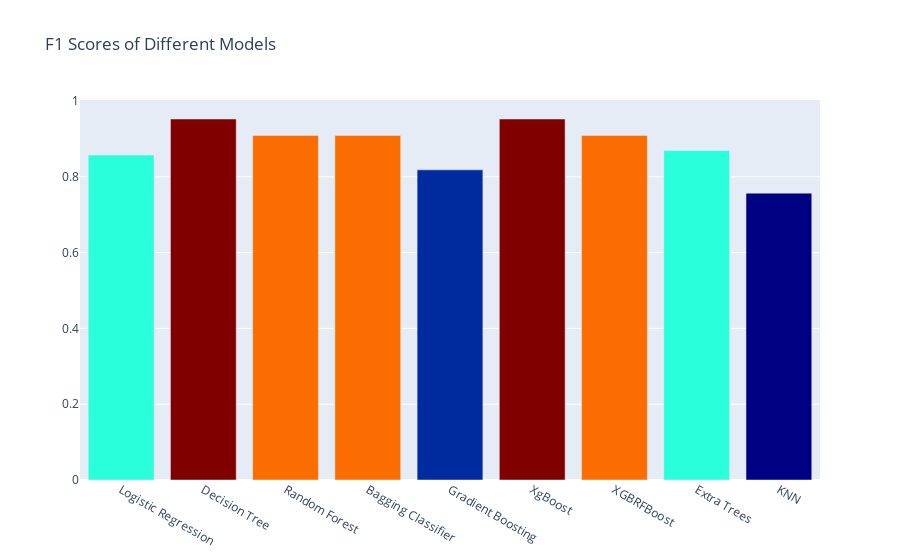

The notebook cell saved with this chart:
### Code cell
import plotly.graph_objects as go

fig = go.Figure(go.Bar(x=model_names, y = f1_scores,
                       marker = dict(color = scores, colorscale = 'Jet')))
fig.update_layout(title = 'F1 Scores of Different Models')
fig.show()

### Figure 1 — Plotly figure (JSON) as saved in the notebook; plotly's stock layout.template omitted (floating-point values rounded to 4 significant figures)
{"data": [{"marker": {"color": [0.9, 0.9667, 0.9333, 0.9333, 0.8667, 0.9667, 0.9333, 0.9, 0.85], "colorscale": [[0, "rgb(0,0,131)"], [0.2, "rgb(0,60,170)"], [0.4, "rgb(5,255,255)"], [0.6, "rgb(255,255,0)"], [0.8, "rgb(250,0,0)"], [1, "rgb(128,0,0)"]]}, "type": "bar", "x": ["Logistic Regression", "Decision Tree", "Random Forest", "Bagging Classifier", "Gradient Boosting", "XgBoost", "XGBRFBoost", "Extra Trees", "KNN"], "y": [0.8571, 0.9524, 0.9091, 0.9091, 0.8182, 0.9524, 0.9091, 0.8696, 0.7568]}], "layout": {"title": {"text": "F1 Scores of Different Models"}}}
